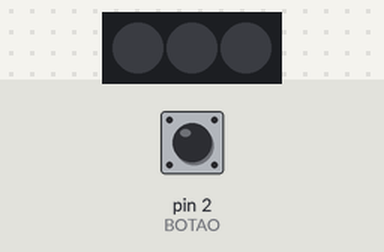
A sketch run on a simulated Arduino Uno, built with avr-gcc and run on an emulated ATmega328P. Shown: 3 RGB LEDs in strip order, left to right. The inputs (shaded band) are chosen by the test bench; at power-on: pin 2 (BOTAO) LOW.

Above: at 1.2 s.
1.3 s: pin 2 (BOTAO) pulled HIGH for 0.15 s
At 2.0 s:
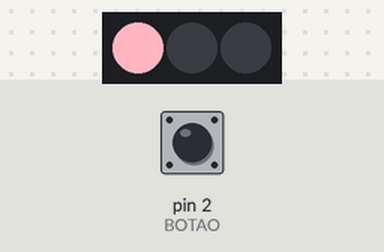
2.9 s: pin 2 (BOTAO) pulled HIGH for 1 s
At 3.6 s:
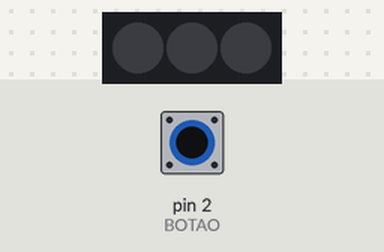
5.4 s: pin 2 (BOTAO) pulled HIGH for 3.2 s
At 6.0 s:
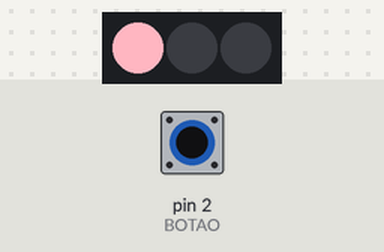
Timing chart, 0 to 8.4 s (numbered marks = the images above; inputs shaded):
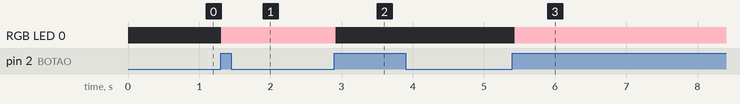

Measured:
- after the input at 1.3 s, RGB LED 0: off → RGB(255, 182, 193) at once
- after the input at 2.9 s, RGB LED 0: RGB(255, 182, 193) → off at once
- after the input at 5.4 s, RGB LED 0: off → RGB(255, 182, 193) at once

The sketch:

FitaPorteBotao.ino
```cpp
#include <Adafruit_NeoPixel.h>

// Definição dos pinos e quantidade de LEDs
#define PINO_FITA 8   // Pino onde a WS2812B está conectada
#define NUM_LEDS 3    // Número de LEDs na fita
#define BOTAO 2       // Pino do botão

// Inicializa a fita LED
Adafruit_NeoPixel fita(NUM_LEDS, PINO_FITA, NEO_GRB + NEO_KHZ800);

// Variáveis para controle
int porteArvore = 1;  // Altere esse valor para 1, 2 ou 3 manualmente
bool estadoBotaoAnterior = LOW;
bool atualizarLeds = false; // Indica se os LEDs devem ser atualizados

void setup() {
  pinMode(BOTAO, INPUT); // Configura o pino do botão como entrada
  fita.begin();
  fita.show(); // Inicializa os LEDs apagados
}

void loop() {
  bool estadoBotaoAtual = digitalRead(BOTAO);

  // Detecta se o botão foi pressionado (transição de LOW para HIGH)
  if (estadoBotaoAtual == HIGH && estadoBotaoAnterior == LOW) {
    atualizarLeds = !atualizarLeds; // Alterna o estado da exibição
  }
  estadoBotaoAnterior = estadoBotaoAtual; // Atualiza estado do botão

  // Se deve atualizar, muda os LEDs
  if (atualizarLeds) {
    fita.clear();

    if (porteArvore == 1) {
      fita.setPixelColor(0, fita.Color(255, 182, 193)); // Rosinha claro
    } else if (porteArvore == 2) {
      fita.setPixelColor(1, fita.Color(255, 105, 180)); // Rosa
    } else if (porteArvore == 3) {
      fita.setPixelColor(2, fita.Color(255, 20, 147));  // Rosa mais forte
    }

    fita.show(); // Atualiza os LEDs
  } else {
    fita.clear();
    fita.show(); // Mantém os LEDs apagados até pressionar novamente
  }

  delay(50); // Pequeno atraso para evitar leituras erradas do botão
}
```
